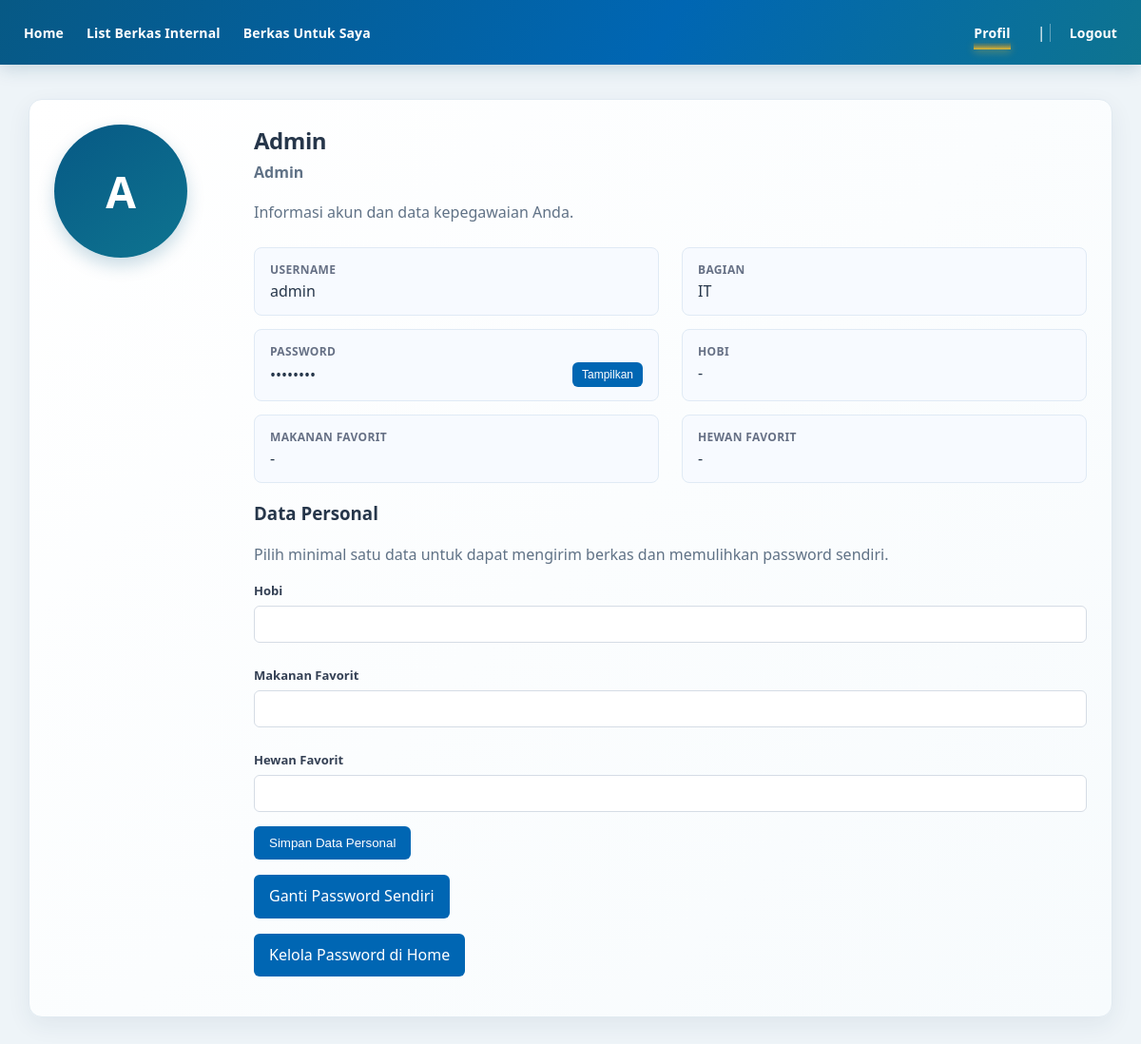
/index.php?aksi=profile (signed in), run on an earlier commit of the app's database.
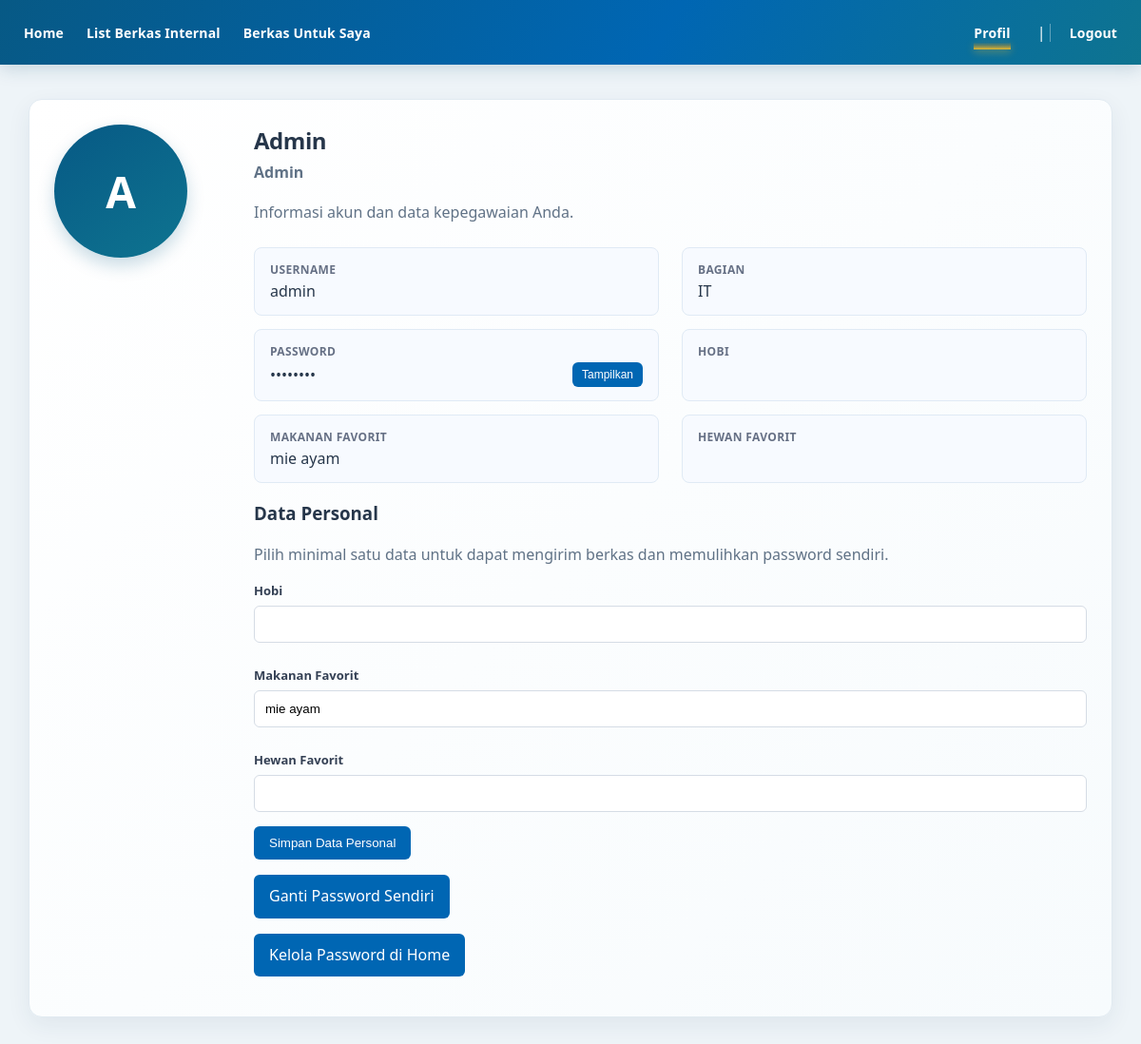
And on a later commit of the database.
### tables this page shows
CREATE TABLE `user` (
  `id_user` int NOT NULL,
  `nama` varchar(50) NOT NULL,
  `username` varchar(50) NOT NULL,
  `password` varchar(255) NOT NULL,
  `bagian` varchar(50) NOT NULL,
  `role` enum('admin','pegawai') NOT NULL,
  `hobi` varchar(100) DEFAULT NULL,
  `makanan_favorit` varchar(100) DEFAULT NULL,
  `hewan_favorit` varchar(100) DEFAULT NULL
);

### controller/HomeController.php (called while the page is built, shortened)
<?php
require_once "model/User.php";
class HomeController {
    public function profile() {
        $model = new User();
        $data = $model->ambilUser($_SESSION['id_user']);
        require_once "views/profile.php";
    }
}
?>

### config/Koneksi.php (called while the page is built, shortened)
<?php
class Koneksi {
    public function getKoneksi() {
        $koneksi = new mysqli("localhost", "root", "", "e-berkas");
        $koneksi->query("SET time_zone = '+07:00'");
        return $koneksi;
    }
}
?>

### model/User.php (called while the page is built, shortened)
<?php
require_once "config/Koneksi.php";
class User {
    private $conn;
    public function __construct() {
        $db = new Koneksi();
        $this->conn = $db->getKoneksi();
        $this->pastikanKolomPersonal();
        $this->hapusKolomTidakTerpakai();
    }
    private function pastikanKolomPersonal() {
        $kolomPersonal = [
            'hobi' => 'VARCHAR(100) DEFAULT NULL',
            'makanan_favorit' => 'VARCHAR(100) DEFAULT NULL',
            'hewan_favorit' => 'VARCHAR(100) DEFAULT NULL'
        ];
        foreach ($kolomPersonal as $namaKolom => $definisi) {
            $namaKolomAman = $this->conn->real_escape_string($namaKolom);
            $cekKolom = $this->conn->query(
                "SHOW COLUMNS FROM `user` LIKE '$namaKolomAman'"
            );
        }
    }
    private function hapusKolomTidakTerpakai() {
        foreach (['email', 'no_tlp'] as $namaKolom) {
            $namaKolomAman = $this->conn->real_escape_string($namaKolom);
            $cekKolom = $this->conn->query(
                "SHOW COLUMNS FROM `user` LIKE '$namaKolomAman'"
            );
        }
    }
    public function ambilUser($id_user) {
        $stmt = $this->conn->prepare("SELECT * FROM `user` WHERE id_user = ?");
        $stmt->bind_param("i", $id_user);
        $stmt->execute();
        return $stmt->get_result()->fetch_assoc();
    }
}
?>

### views/profile.php (the view, shortened to what the changed rows need)
<!DOCTYPE html>
<html>
<head>
    <link rel="stylesheet" href="views/css/style.css?v=3">
</head>
<body>
    <div class="navbar">
        <a href="index.php?aksi=home">Home</a>
        <a href="index.php?aksi=berkas">List Berkas Internal</a>
        <a href="index.php?aksi=penerima">Berkas Untuk Saya</a>
        <span>
            <a class="active" aria-current="page" href="index.php?aksi=profile">Profil</a> |
            <a href="index.php?aksi=logout">Logout</a>
        </span>
    </div>
    <div class="container">
        <div class="box profile-card">
            <div class="profile-avatar">
                <?php echo strtoupper(substr($data['nama'], 0, 1)); ?>
            </div>
            <div class="profile-intro">
                <h2><?php echo htmlspecialchars($data['nama']); ?></h2>
                <p class="profile-role">
                    <?php echo htmlspecialchars(ucfirst($data['role'])); ?>
                </p>
                <p>Informasi akun dan data kepegawaian Anda.</p>
                <div class="profile-details">
                    <div class="profile-detail">
                        <strong>Username</strong>
                        <span><?php echo htmlspecialchars($data['username']); ?></span>
                    </div>
                    <div class="profile-detail">
                        <strong>Bagian</strong>
                        <span><?php echo htmlspecialchars($data['bagian']); ?></span>
                    </div>
                    <div class="profile-detail password-detail">
                        <strong>Password</strong>
                        <div class="password-row">
                            <span id="passwordValue" data-password="<?php echo htmlspecialchars($data['password'], ENT_QUOTES, 'UTF-8'); ?>">••••••••</span>
                            <button type="button" class="password-toggle" onclick="togglePassword()">Tampilkan</button>
                        </div>
                    </div>
                    <div class="profile-detail">
                        <strong>Hobi</strong>
                        <span><?php echo htmlspecialchars($data['hobi'] ?? '-'); ?></span>
                    </div>
                    <div class="profile-detail">
                        <strong>Makanan Favorit</strong>
                        <span><?php echo htmlspecialchars($data['makanan_favorit'] ?? '-'); ?></span>
                    </div>
                    <div class="profile-detail">
                        <strong>Hewan Favorit</strong>
                        <span><?php echo htmlspecialchars($data['hewan_favorit'] ?? '-'); ?></span>
                    </div>
                </div>
                <div class="profile-edit">
                    <h3>Data Personal</h3>
                    <p>Pilih minimal satu data untuk dapat mengirim berkas dan memulihkan password sendiri.</p>
                    <form action="index.php?aksi=prosesDataPersonal" method="POST">
                        <label>Hobi</label>
                        <input type="text" name="hobi" value="<?php echo htmlspecialchars($data['hobi'] ?? ''); ?>">
                        <label>Makanan Favorit</label>
                        <input type="text" name="makanan_favorit" value="<?php echo htmlspecialchars($data['makanan_favorit'] ?? ''); ?>">
                        <label>Hewan Favorit</label>
                        <input type="text" name="hewan_favorit" value="<?php echo htmlspecialchars($data['hewan_favorit'] ?? ''); ?>">
                        <button type="submit">Simpan Data Personal</button>
                    </form>
                </div>
                <p>
                    <a class="btn" href="index.php?aksi=gantiPassword">Ganti Password Sendiri</a>
                </p>
                <?php if ($data['role'] === 'admin') { ?>
                    <p>
                        <a class="btn" href="index.php?aksi=home">Kelola Password di Home</a>
                    </p>
                <?php } ?>
            </div>
        </div>
    </div>
</body>
</html>

What changed in the data, as far as the page shows it:
changed user "Admin": makanan_favorit "-" → "mie ayam"; makanan_favorit (not shown) → "mie ayam"; hobi "-" → (not shown); hewan_favorit "-" → (not shown)
